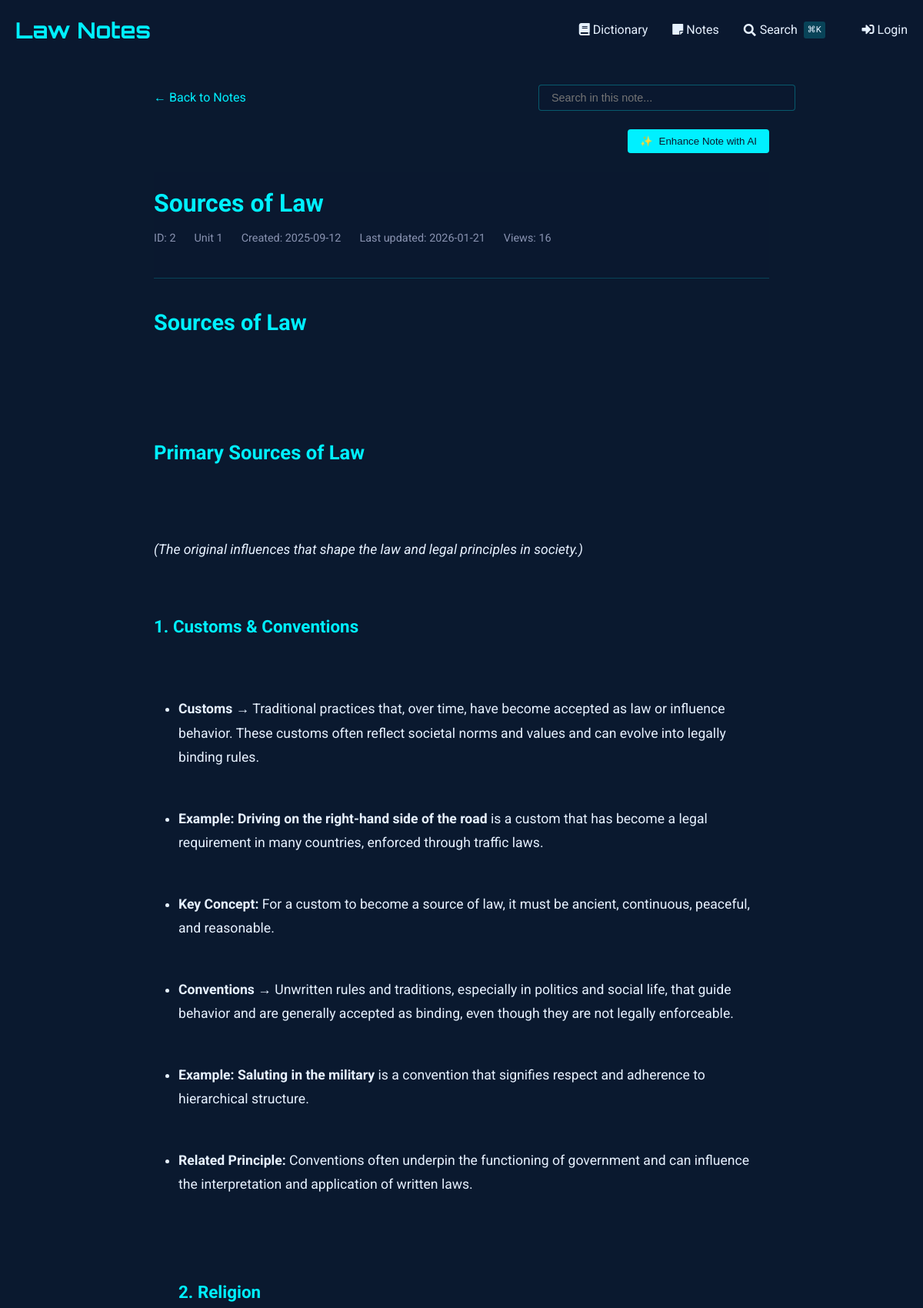
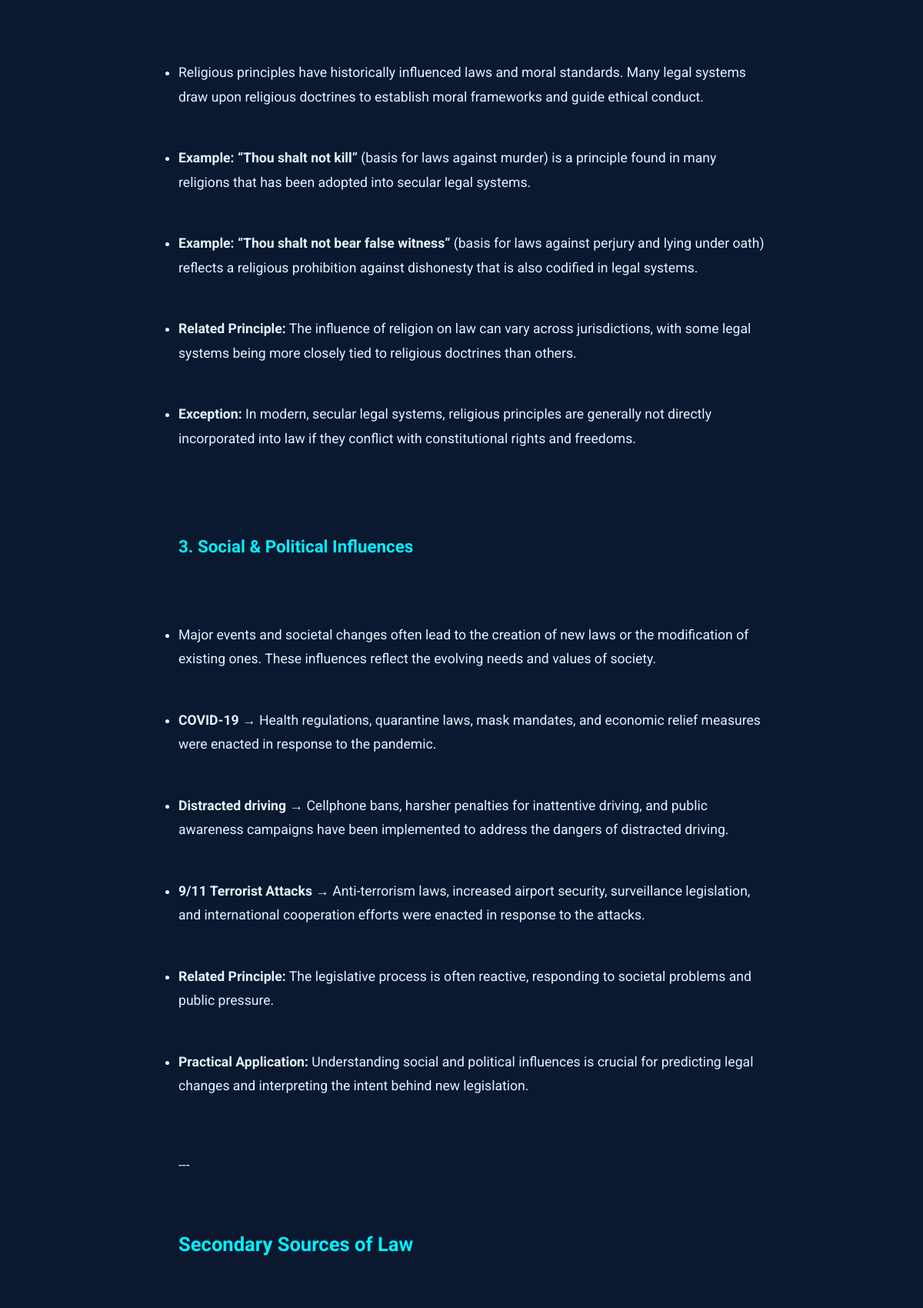
Page /notes/view/2 (upper part) on the committed database (2 pictures, top to bottom).
### tables this page shows
CREATE TABLE notes (
    id INTEGER PRIMARY KEY AUTOINCREMENT,
    title TEXT NOT NULL,                -- short title for the note
    content TEXT NOT NULL,              -- the full note text
    unit_number INTEGER,                -- optional: to group with course units
    tags TEXT,                          -- comma-separated or JSON for filtering/search
    related_entries TEXT,               -- store glossary ids (e.g., "1,4,5") for cross-linking
    created_at TIMESTAMP DEFAULT CURRENT_TIMESTAMP,
    last_updated TIMESTAMP DEFAULT CURRENT_TIMESTAMP,
    views INTEGER DEFAULT 0,            -- track popularity
    is_favorite BOOLEAN DEFAULT 0,      -- quick flag for starred notes
    comments TEXT                       -- optional: your own thoughts or annotations
, has_worksheet BOOLEAN DEFAULT 0);

### notes_routes.py (the view, shortened to what this page needs)
@notes_bp.route('/view/<int:note_id>')
def view_note(note_id):
    db = SQL("sqlite:///notes.db")
    note = db.execute("""
        SELECT *,
               strftime('%Y-%m-%d', created_at) as created_date,
               strftime('%Y-%m-%d', last_updated) as last_updated
        FROM notes
        WHERE id = :id
    """, id=note_id)
    if not note:
        abort(404)
    note = note[0]
    db.execute("""
        UPDATE notes
        SET views = COALESCE(views, 0) + 1
        WHERE id = :id
    """, id=note_id)
    content = note['content']
    content = re.sub(r'^# (.*?)$', r'<h1>\1</h1>', content, flags=re.MULTILINE)
    content = re.sub(r'^## (.*?)$', r'<h2>\1</h2>', content, flags=re.MULTILINE)
    content = re.sub(r'^### (.*?)$', r'<h3>\1</h3>', content, flags=re.MULTILINE)
    content = re.sub(r'\*\*(.*?)\*\*', r'<strong>\1</strong>', content)
    content = re.sub(r'\*(.*?)\*', r'<em>\1</em>', content)
    content = re.sub(r'^\s*[-*] (.*?)$', r'<li>\1</li>', content, flags=re.MULTILINE)
    content = re.sub(r'(<li>.*</li>)', r'<ul>\1</ul>', content, flags=re.DOTALL)
    content = re.sub(r'^> (.*?)$', r'<blockquote>\1</blockquote>', content, flags=re.MULTILINE)
    content = content.replace('\n', '<br>')
    content = re.sub(
        r'<aside>\s*💡\s*(.*?)\s*</aside>',
        r'<div class="callout"><div class="callout-emoji">💡</div><div class="callout-content">\1</div></div>',
        content,
        flags=re.DOTALL
    )
    sections = re.split(r'(<h[1-3]>.*?</h[1-3]>)', content)
    processed_sections = []
    for i, section in enumerate(sections):
        if section.startswith('<h'):
            processed_sections.append(section)
        elif section.strip():
            if not any(tag in section for tag in ['<p>', '<ul>', '<ol>', '<blockquote>', '<div class="callout">']):
                section = f'<p>{section}</p>'
            processed_sections.append(section)
    processed_content = '\n'.join(processed_sections)
    related_entries = []
    worksheet_images = []
    if note.get('has_worksheet'):
        worksheet_images = get_worksheet_images(note_id)
    return render_template('notes/view.html',
                         note=note,
                         content=processed_content,
                         related_entries=related_entries,
                         worksheet_images=worksheet_images)

### sql.py (called while the page is built, shortened)
def _enable_logging(f):
    import logging
    import functools
    import os
    @functools.wraps(f)
    def decorator(*args, **kwargs):
        try:
            import flask
        except ModuleNotFoundError:
            return f(*args, **kwargs)
        disabled = logging.getLogger("cs50").disabled
        if flask.current_app and os.getenv("FLASK_ENV") == "development":
            logging.getLogger("cs50").disabled = False
        try:
            return f(*args, **kwargs)
        finally:
            logging.getLogger("cs50").disabled = disabled
    return decorator

def _parse_placeholder(token):
    import re
    import sqlparse
    if (
        not isinstance(token, sqlparse.sql.Token)
        or token.ttype != sqlparse.tokens.Name.Placeholder
    ):
        raise TypeError()
    if token.value == "?":
        return "qmark", None
    matches = re.search(r"^:([1-9]\d*)$", token.value)
    if matches:
        return "numeric", int(matches.group(1)) - 1
    matches = re.search(r"^:([a-zA-Z]\w*)$", token.value)
    if matches:
        return "named", matches.group(1)

    def __del__(self):
        self._disconnect()

    def _disconnect(self):
        if hasattr(_data, self._name()):
            getattr(_data, self._name()).close()
            delattr(_data, self._name())

    def _name(self):
        return str(hash(self))

        def connect(dbapi_connection, connection_record):
            try:
                if isinstance(
                    dbapi_connection, sqlite3.Connection
                ):  # If back end is sqlite
                    cursor = dbapi_connection.cursor()
                    cursor.execute("PRAGMA foreign_keys=ON")
                    cursor.close()
            except:
                pass

### templates/notes/view.html (shortened to what this page needs)
{% extends "notes/base.html" %}
{% block content %}
<div class="container" style="max-width: 800px; margin: 0 auto;">
    <div style="margin-bottom: 1.5rem; display: flex; justify-content: space-between; align-items: center; flex-wrap: wrap; gap: 1rem;">
        <a href="{{ url_for('notes.index') }}" style="color: var(--primary); text-decoration: none; display: inline-flex; align-items: center;">
            ← Back to Notes
        </a>
        <div class="search-container" style="position: relative; max-width: 300px; width: 100%;">
            <input type="text" id="noteSearch" placeholder="Search in this note..."
                   style="width: 100%; padding: 0.5rem 1rem; background: rgba(10, 25, 47, 0.7);
                          border: 1px solid rgba(0, 240, 255, 0.3); border-radius: 4px;
                          color: #e6f1ff; font-size: 0.9rem;">
        </div>
    </div>
    <div id="enhanceControls" style="margin-bottom: 1.5rem; display: flex; justify-content: flex-end; gap: 1rem;">
        <button id="enhanceNoteBtn" class="btn btn-primary" style="background: var(--primary); color: #0a192f; border: none; padding: 0.5rem 1rem; border-radius: 4px; cursor: pointer; font-weight: 500; display: flex; align-items: center; gap: 0.5rem;">
            <span id="enhanceIcon">✨</span> Enhance Note with AI
        </button>
    </div>
    <article class="note">
        <header class="note-header">
            <h1 class="note-title">
                {{ note.title }}
            </h1>
            <div class="note-meta">
                <span>ID: {{ note.id }}</span>
                {% if note.unit_number %}
                <span>Unit {{ note.unit_number }}</span>
                {% endif %}
                <span>Created: {{ note.created_date }}</span>
                <span>Last updated: {{ note.last_updated }}</span>
                <span>Views: {{ note.views or 0 }}</span>
            </div>
        </header>
        <div class="note-content">
            {{ content|safe }}
        </div>
    </article>
</div>
{% endblock %}

### templates/dictionary/base.html (style rules this page uses)
:root { --primary: #00f0ff; --bg-dark: #0a192f; --text: #e6f1ff; --success: #2ecc71; --error: #e74c3c; }
body { font-family: 'Roboto', sans-serif; background-color: var(--bg-dark); color: var(--text); line-height: 1.6; margin: 0; padding: 0; }
.container { max-width: 1200px; margin: 0 auto; padding: 0 20px; }
header { background: rgba(10, 25, 47, 0.9); padding: 1rem 0; }
.btn { display: inline-block; padding: 0.6rem 1.5rem; background: var(--primary); color: #000; border: none; border-radius: 4px; cursor: pointer; text-decoration: none; font-weight: 500; transition: all 0.3s; }

### templates/notes/view.html (style rules this page uses)
.note-header { margin-bottom: 2rem; padding-bottom: 1rem; border-bottom: 1px solid rgba(0, 240, 255, 0.2); }
.note-title { color: var(--primary); margin: 0 0 0.5rem 0; font-size: 2rem; font-weight: 700; }
.note-meta { display: flex; gap: 1.5rem; color: #8892b0; font-size: 0.9rem; margin-bottom: 1.5rem; }
.note-content { font-size: 1.1rem; line-height: 1.8; color: #e6f1ff; }
.note-content h1, .note-content h2, .note-content h3, .note-content h4, .note-content h5, .note-content h6 { color: var(--primary); margin-top: 2rem; margin-bottom: 1rem; }
.note-content h1 { font-size: 1.8rem; }
.note-content h2 { font-size: 1.6rem; }
.note-content h3 { font-size: 1.4rem; }
.note-content p { margin: 1.5rem 0; }
.note-content ul, .note-content ol { margin: 1.5rem 0; padding-left: 2rem; }
.note-content li { margin: 0.5rem 0; }

### rows in the picture
notes: title "Sources of Law", id "2", unit_number "1", views "16", title "Sources of Law Primary Sources of Law (The original influences that shape the law and legal principles in society.) 1. Customs & Conventions Customs → Traditional practices that, over time, have become accepted as law or influence behavior. These customs often reflect societal norms and values and can evolve into legally binding rules. Example: Driving on the right-hand side of the road is a custom that has become a legal requirement in many countries, enforced through traffic laws. Key Concept: For a custom to become a source of law, it must be ancient, continuous, peaceful, and reasonable. Conventions → Unwritten rules and traditions, especially in politics and social life, that guide…"

### other values in the picture
{{ note.created_date }} "2025-09-12"
{{ note.last_updated }} "2026-01-21"
